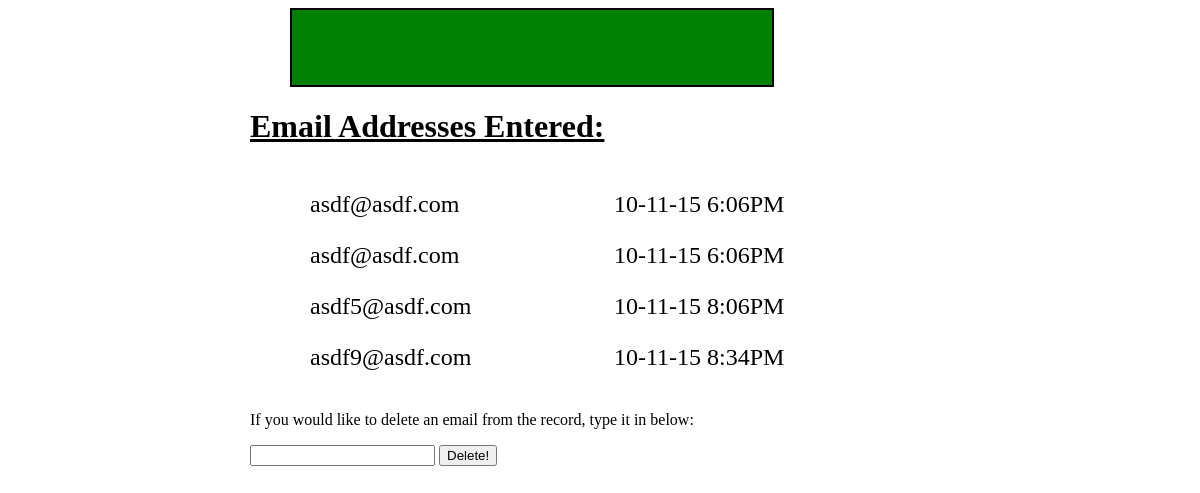
The page /success.php on the database its author committed.
### tables this page shows
CREATE TABLE `emails` (
  `id` int(11) NOT NULL AUTO_INCREMENT,
  `email` varchar(255) DEFAULT NULL,
  `created_at` datetime DEFAULT NULL,
  `updated_at` datetime DEFAULT NULL,
  PRIMARY KEY (`id`)
);

### new-connection.php (called while the page is built, shortened)
<?php
$connection = new mysqli(DB_HOST, DB_USER, DB_PASS, DB_DATABASE);
function fetch_all($query)
{
	$data = array();
	global $connection;
	$result = $connection->query($query);
	while($row = mysqli_fetch_assoc($result))
	{
		$data[] = $row;
	}
	return $data;
}
?>

### success.php (the view, shortened to what this page needs)
<?php
	require_once("new-connection.php");
?>
<html>
	<head>
		<link rel="stylesheet" type="text/css" href="style.css">
	</head>
	<body>
		<div class="container1">
			<div class="green">
			</div>
			<h1 class="underlined">Email Addresses Entered:</h1>
			<div class="email_list">
				<?php
					$query = "SELECT email
							  FROM emails";
					$results = fetch_all($query);
					foreach($results as $row)
					{
				?>
					<p><?= $row["email"] ?></p>
				<?php
					}
				?>
			</div>
			<div class="time_list">
				<?php
					$query = "SELECT created_at
							  FROM emails";
					$results = fetch_all($query);
					foreach($results as $row)
					{
						$str_to_time = strtotime($row["created_at"]);
						$date = date("m-d-y g:iA", $str_to_time);
				?>
					<p><?= $date ?></p>
				<?php
					}
				?>
			</div>
			<p>If you would like to delete an email from the record, type it in below:</p>
 			<form action="process.php" method="post">
				<input type="text" name="email">
				<input type="submit" value="Delete!">
			</form>
		</div>
	</body>
</html>

### style.css (style rules this page uses)
div.container1 { width: 700px; height: 600px; margin: 0px auto; }
div.green { width: 470px; height: 75px; background-color: green; border: 2px solid black; margin-left: 40px; padding-left: 10px; }
h1.underlined { text-decoration: underline; }
div.email_list { width: 300px; min-height: 200px; margin-left: 60px; font-size: 1.5em; display: inline-block; }
div.time_list { width: 300px; min-height: 200px; font-size: 1.5em; display: inline-block; }

### rows shown on the page
emails: created_at "10-11-15 6:06PM"
emails: created_at "10-11-15 6:06PM"
emails: created_at "10-11-15 8:06PM"
emails: created_at "10-11-15 8:34PM"

### other values the page prints
$row["email"] "asdf@asdf.com"
$row["email"] "asdf5@asdf.com"
$row["email"] "asdf9@asdf.com"
